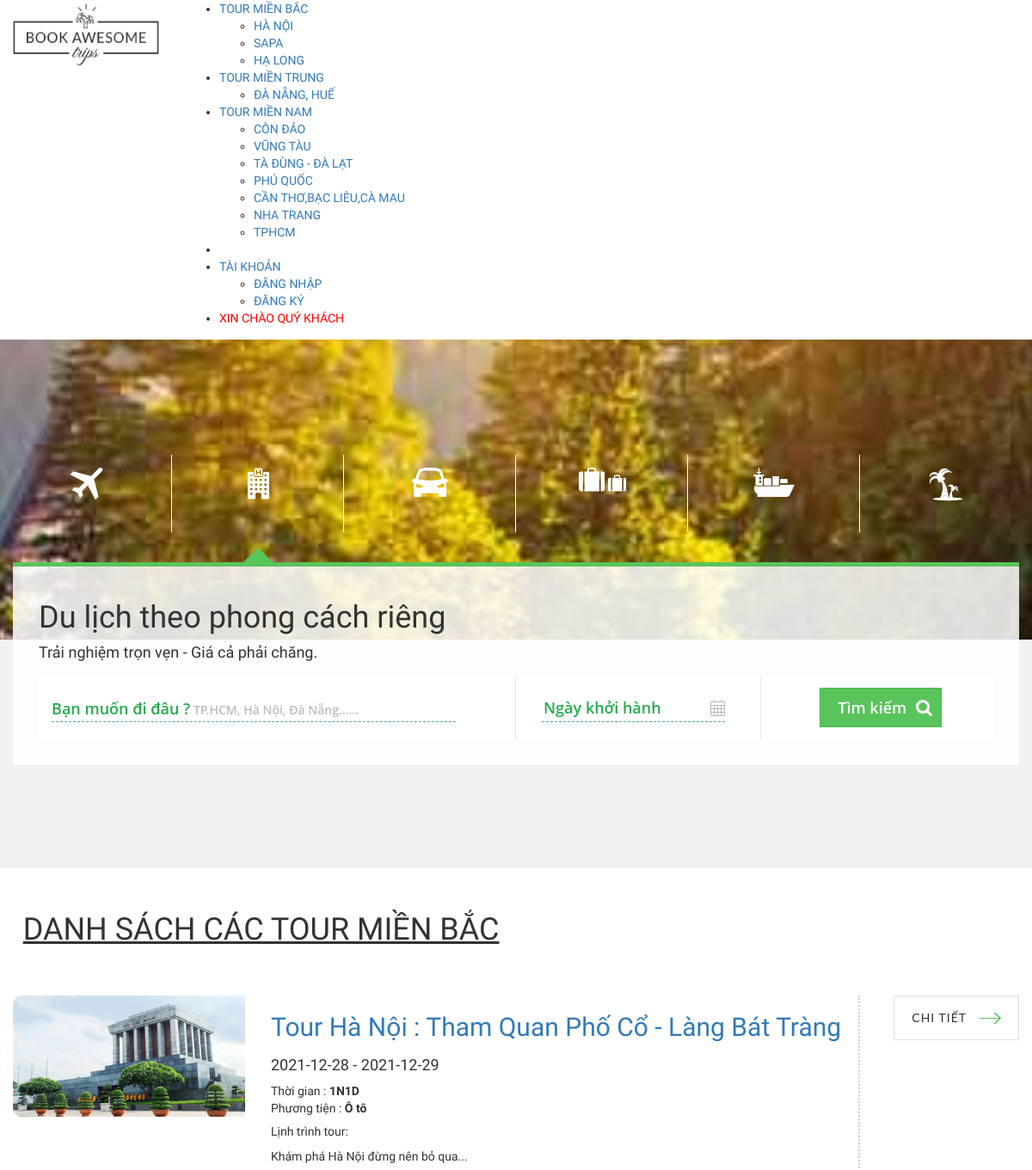
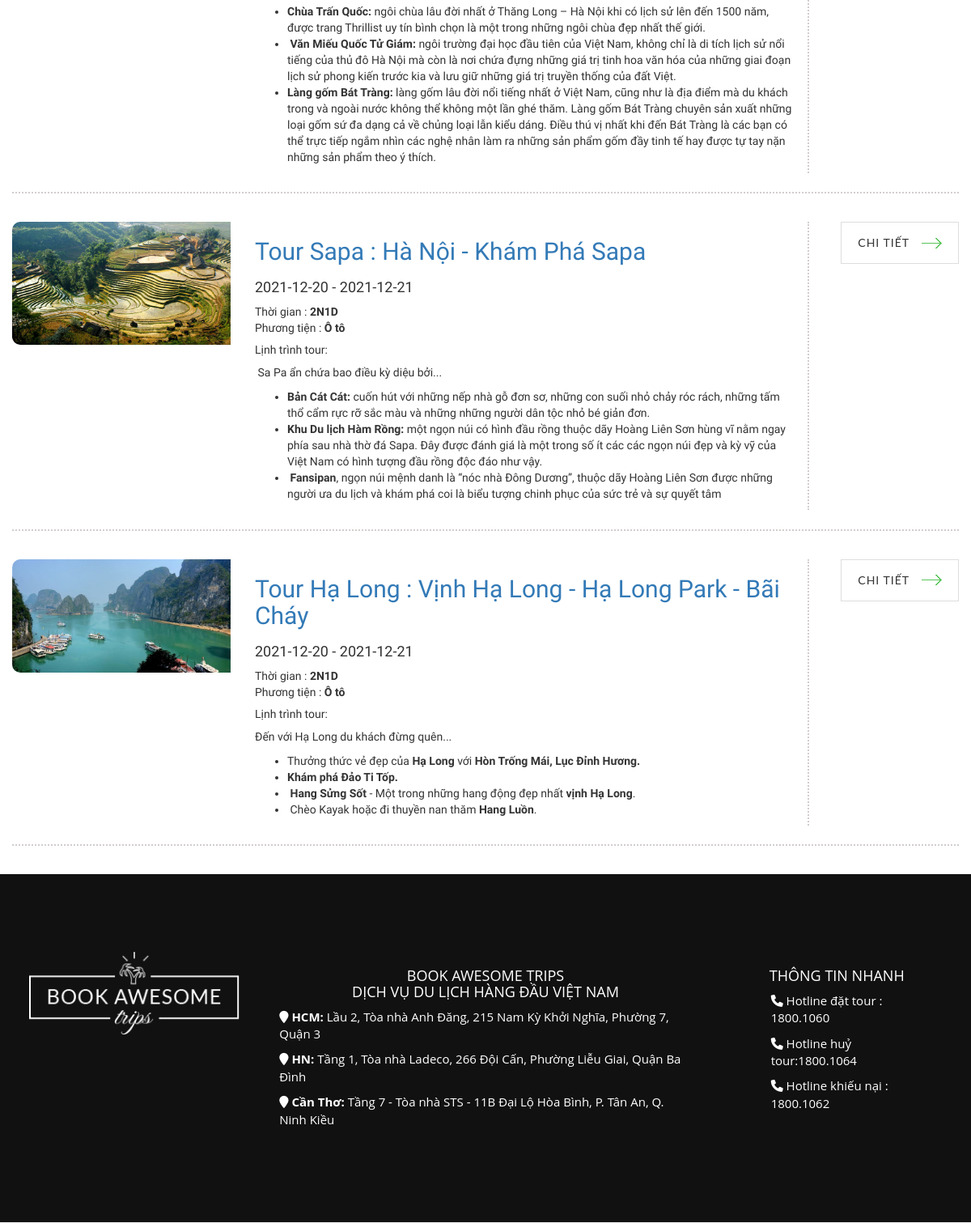
/index.php?action=home&act=search&id=1, run on the app's committed database (2 pictures, top to bottom).
### tables this page shows
CREATE TABLE `tour` (
  `tourID` int(11) NOT NULL,
  `tourName` varchar(128) NOT NULL,
  `startingPoint` varchar(128) NOT NULL,
  `destination` varchar(128) NOT NULL,
  `time` varchar(128) NOT NULL,
  `transport` varchar(128) NOT NULL,
  `begin` date DEFAULT NULL,
  `end` date DEFAULT NULL,
  `priceTour` int(11) NOT NULL,
  `sale` varchar(11) NOT NULL,
  `saleTour` int(11) NOT NULL,
  `numPeople` int(11) NOT NULL,
  `thumbnail` text NOT NULL,
  `galleries` longtext NOT NULL,
  `typeTour` int(11) NOT NULL,
  `typeDestination` varchar(5) DEFAULT NULL,
  `schedule` text NOT NULL,
  `detailTour` text NOT NULL
);

### Model/connect.php (called while the page is built, shortened)
<?php
class connect
{
	var $db=null;
	public function __construct()
	{
		$dsn='mysql:host=localhost;dbname=mytour2';
		$user='root';
		$pass='';
		$this->db=new PDO($dsn,$user,$pass,array(PDO::MYSQL_ATTR_INIT_COMMAND=>"SET NAMES utf8"));
	}
	public function getList($select)
	{
		$results=$this->db->query($select);
		return($results);
	}
}
?>

### Model/tour.php (called while the page is built, shortened)
<?php
    class Tour {
        public function getListRegions($id) {
            $db = new connect();
            $selectDB = "SELECT * FROM tour where typeTour = $id";
            $result = $db->getList($selectDB);
            return $result;
        }
    }
?>

### View/tourSearch.php (the view, shortened to what this page needs)
<div class="container-fluid" style="background-color:white">
    <br>
    <?php
       if (isset($_GET['id'])) {
           if ($_GET["id"] == 1) {
               echo '
               <div class="title-wrap ">
                   <div class="ravel-title ">
                           <h1> <u> DANH SÁCH CÁC TOUR MIỀN BẮC</u></h1>
                   </div>
               </div> ';
           } else if ($_GET["id"] == 2) {
               echo '
               <div class="title-wrap container-fluid">
                   <div class="ravel-title ">
                           <h1> <u> DANH SÁCH CÁC TOUR MIỀN TRUNG</u></h1>
                   </div>
               </div> ';
           }
       }
       ?>
    <?php
       $tour = new Tour();
       if (isset($_GET['id'])) {
           $id = $_GET['id'];
           $result = $tour->getListRegions($id);
       } else if (isset($_GET['ac'])) {
           $typeDestination = $_GET['ac'];
           $result = $tour->getDestination($typeDestination);
       }
       ?>
    <?php
       while ($set = $result->fetch()) :
       ?>
        <div class=" my-3" style="margin:3% auto">
            <div class="tour-item" style="padding-bottom: 2%; border-bottom: 2px dotted #d3cdcd;">
                <div class=" row ">
                    <div class=" col-md-3">
                        <a href="index.php?action=home&act=detailTour&id=<?php echo $set['tourID']; ?>">
                            <img src="Content/images/tour/<?php echo $set['thumbnail']; ?>" alt="" style="width:100%;border-radius: 10px 0px 0px 10px;">
                        </a>
                    </div>
                    <div class="col-md-7" style="border-right: 2px dotted #d3cdcd;">
                        <div class="cruise-name">
                            <a href="index.php?action=home&act=detailTour&id=<?php echo $set['tourID']; ?>">
                                <h2><?php echo $set['tourName']; ?> </h2>
                            </a>
                        </div>
                        <div class="content-item">
                            <div class="departure cruise-name" style="margin-top:18px">
                                <h4> <?php echo $set['begin']; ?> - <?php echo $set['end']; ?></h4>
                            </div>
                            <div class="time">Thời gian : <b><?php echo $set['time']; ?></b> </div>
                            <div class="vehicle">
                                Phương tiện : <b> <?php echo $set['transport']; ?> </b> </div>
                            <div class="plan">
                                <h5> Lịnh trình tour:</h5>
                                <div class="plan-detail">
                                    <?php echo $set['schedule']; ?>
                                </div>
                            </div>
                        </div>
                    </div>
                    <div class="col-md-2">
                        <a href="index.php?action=home&act=detailTour&id=<?php echo $set['tourID']; ?>" title="" class="awe-btn awe-btn-5 awe-btn-lager arrow-right text-uppercase float-right">CHI TIẾT</a>
                    </div>
                </div>
            </div>
        </div>
    <?php
       endwhile;
       echo " </div>"
       ?>

### data on the page
tour: thumbnail (picture), tourName "Tour Hà Nội : Tham Quan Phố Cổ - Làng Bát Tràng", begin "2021-12-28", end "2021-12-29", time "1N1D", transport "Ô tô", schedule "Khám phá Hà Nội đừng nên bỏ qua... Chùa Trấn Quốc: ngôi chùa lâu đời nhất ở Thăng Long – Hà Nội khi có lịch sử lên đến 1500 năm, được trang Thrillist uy tín bình chọn là một trong những ngôi chùa đẹp nhất thế giới. Văn Miếu Quốc Tử Giám: ngôi trường đại học đầu tiên của Việt Nam, không chỉ là di tích lịch sử nổi tiếng của thủ đô Hà Nội mà còn là nơi chứa đựng những giá trị tinh hoa văn hóa của những giai đoạn lịch sử phong kiến trước kia và lưu giữ những giá trị truyền thống của đất Việt. Làng gốm Bát Tràng: làng gốm lâu đời nổi tiếng nhất ở Việt Nam, cũng như là địa điểm mà du khách trong và ngoài nước không thể không một lần ghé thăm. Làng gốm Bát Tràng chuyên sản xuất những loại gốm sứ…"
tour: thumbnail (picture), tourName "Tour Sapa : Hà Nội - Khám Phá Sapa", begin "2021-12-20", end "2021-12-21", time "2N1D", transport "Ô tô", schedule "Sa Pa ẩn chứa bao điều kỳ diệu bởi... Bản Cát Cát: cuốn hút với những nếp nhà gỗ đơn sơ, những con suối nhỏ chảy róc rách, những tấm thổ cẩm rực rỡ sắc màu và những những người dân tộc nhỏ bé giản đơn. Khu Du lịch Hàm Rồng: một ngọn núi có hình đầu rồng thuộc dãy Hoàng Liên Sơn hùng vĩ nằm ngay phía sau nhà thờ đá Sapa. Đây được đánh giá là một trong số ít các các ngọn núi đẹp và kỳ vỹ của Việt Nam có hình tượng đầu rồng độc đáo như vậy. Fansipan , ngọn núi mệnh danh là “nóc nhà Đông Dương”, thuộc dãy Hoàng Liên Sơn được những người ưa du lịch và khám phá coi là biểu tượng chinh phục của sức trẻ và sự quyết tâm"
tour: thumbnail (picture), tourName "Tour Hạ Long : Vịnh Hạ Long - Hạ Long Park - Bãi Cháy", begin "2021-12-20", end "2021-12-21", time "2N1D", transport "Ô tô", schedule "Đến với Hạ Long du khách đừng quên... Thưởng thức vẻ đẹp của Hạ Long với Hòn Trống Mái, Lục Đỉnh Hương. Khám phá Đảo Ti Tốp. Hang Sửng Sốt - Một trong những hang động đẹp nhất vịnh Hạ Long . Chèo Kayak hoặc đi thuyền nan thăm Hang Luồn ."

### other printed values
$set['destination'] "HÀ NỘI"
$set['destination'] "SAPA"
$set['destination'] "HẠ LONG"
$set['destination'] "ĐÀ NẴNG, HUẾ"
$set['destination'] "CÔN ĐẢO"
$set['destination'] "VŨNG TÀU"
$set['destination'] "TÀ ĐÙNG - ĐÀ LẠT"
$set['destination'] "PHÚ QUỐC"
$set['destination'] "CẦN THƠ,BẠC LIÊU,CÀ MAU"
$set['destination'] "NHA TRANG"
$set['destination'] "TPHCM"
